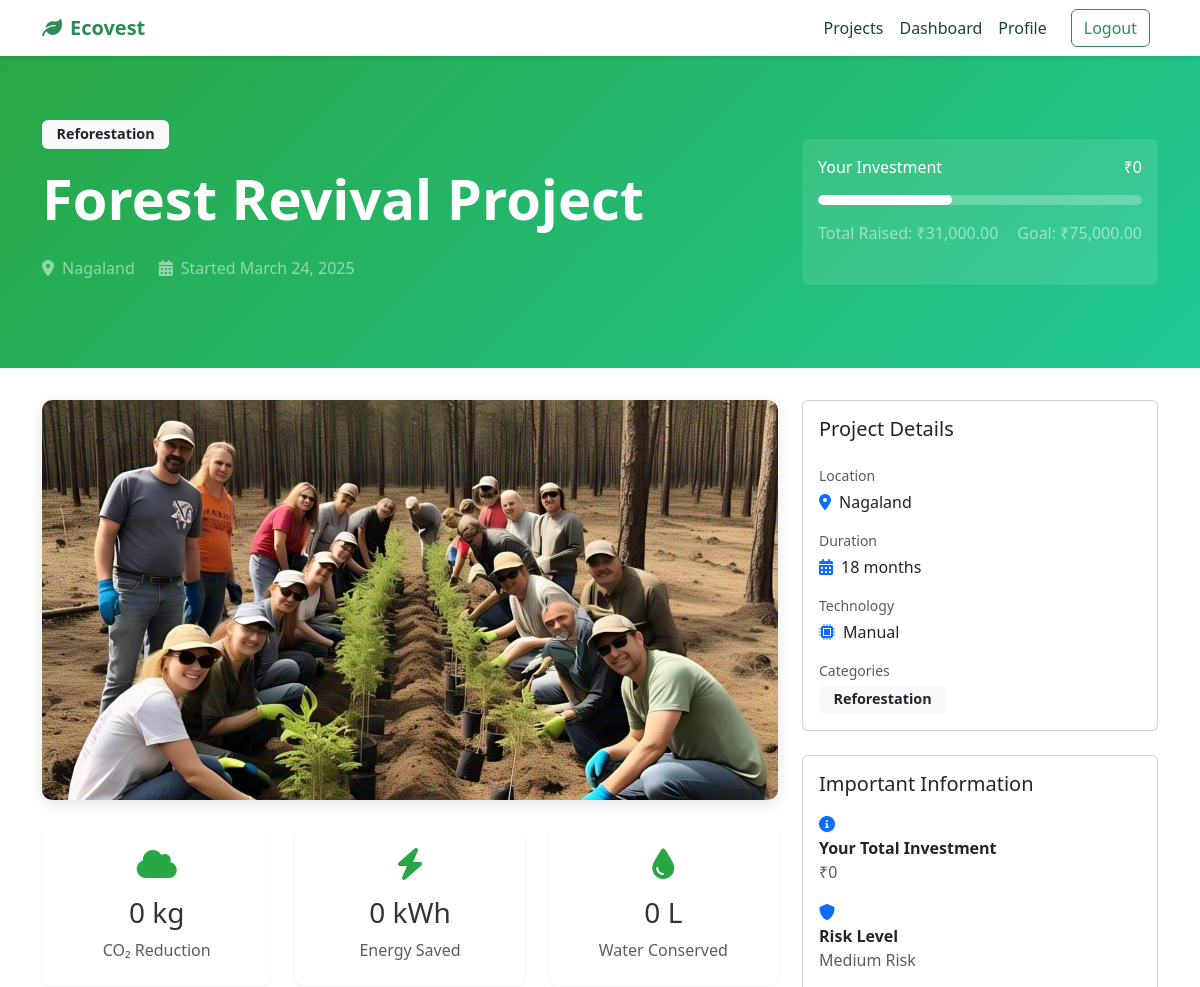
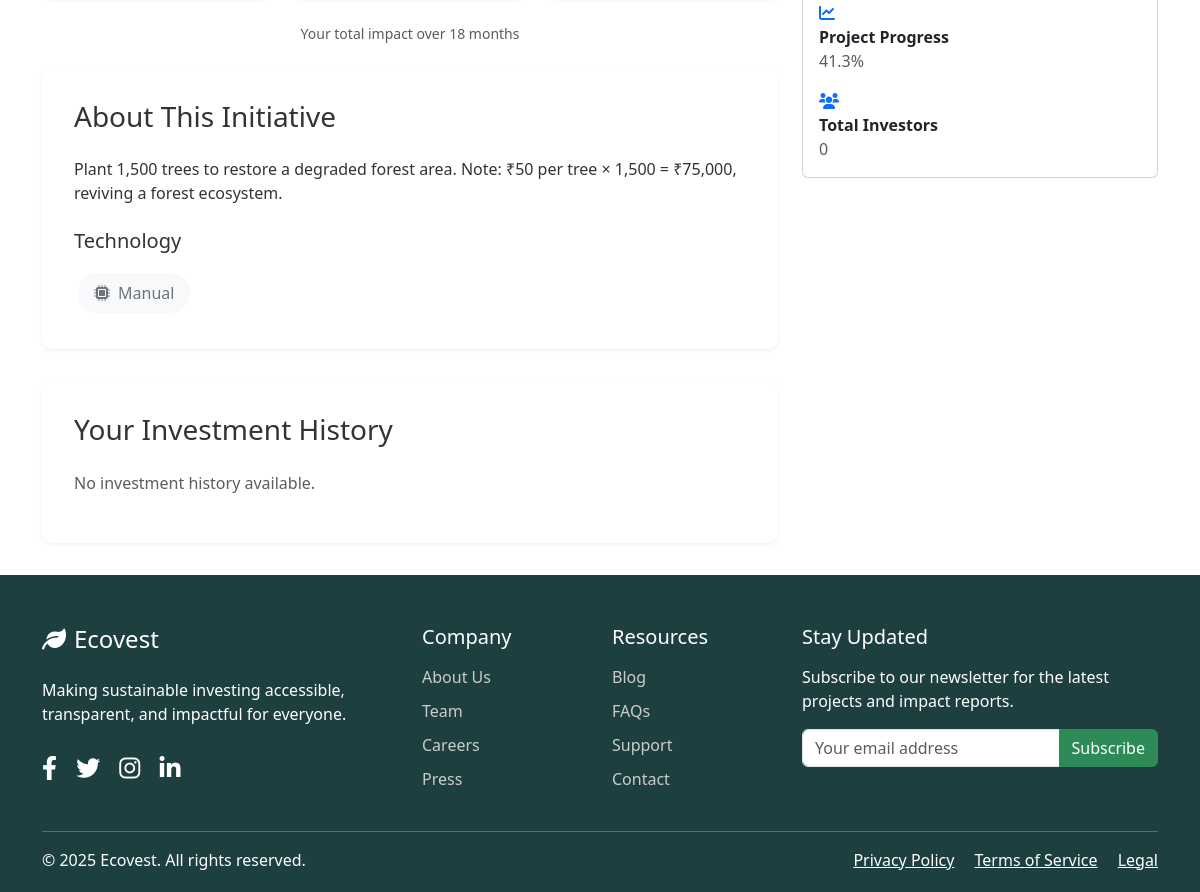
The app's page /users/initiative/37/ (signed in) with its own data (2 pictures, top to bottom).
### initiatives/models.py (models this page shows, shortened)
class Category(models.Model):
    name = models.CharField(max_length=100, unique=True, choices=[
        ('Renewable Energy', 'Renewable Energy'),
        ('Recycling', 'Recycling'),
        ('Emission Control', 'Emission Control'),
        ('Water Conservation', 'Water Conservation'),
        ('Reforestation', 'Reforestation'),
        ('Sustainable Agriculture', 'Sustainable Agriculture'),
        ('Clean Transportation', 'Clean Transportation'),
        ('Waste Management', 'Waste Management'),
        ('Green Technology', 'Green Technology'),
        ('Ocean Conservation', 'Ocean Conservation'),
    ])
    description = models.TextField(blank=True)

class Initiative(models.Model):
    STATUS_CHOICES = [
        ('draft', 'Draft'),
        ('active', 'Active'),
        ('funded', 'Funded'),
        ('completed', 'Completed'),
        ('cancelled', 'Cancelled')
    ]
    LOCATION_CHOICES = [
        ('Andhra Pradesh', 'Andhra Pradesh'),
        ('Arunachal Pradesh', 'Arunachal Pradesh'),
        ('Assam', 'Assam'),
        ('Bihar', 'Bihar'),
        ('Chhattisgarh', 'Chhattisgarh'),
        ('Goa', 'Goa'),
        ('Gujarat', 'Gujarat'),
        ('Haryana', 'Haryana'),
        ('Himachal Pradesh', 'Himachal Pradesh'),
        ('Jharkhand', 'Jharkhand'),
        ('Karnataka', 'Karnataka'),
        ('Kerala', 'Kerala'),
        ('Madhya Pradesh', 'Madhya Pradesh'),
        ('Maharashtra', 'Maharashtra'),
        ('Manipur', 'Manipur'),
        ('Meghalaya', 'Meghalaya'),
        ('Mizoram', 'Mizoram'),
        ('Nagaland', 'Nagaland'),
        ('Odisha', 'Odisha'),
        ('Punjab', 'Punjab'),
        ('Rajasthan', 'Rajasthan'),
        ('Sikkim', 'Sikkim'),
        ('Tamil Nadu', 'Tamil Nadu'),
        ('Telangana', 'Telangana'),
        ('Tripura', 'Tripura'),
        ('Uttar Pradesh', 'Uttar Pradesh'),
        ('Uttarakhand', 'Uttarakhand'),
        ('West Bengal', 'West Bengal')
    ]
    TECHNOLOGY_CHOICES = [
        ('Solar', 'Solar'),
        ('Wind', 'Wind'),
        ('Hydro', 'Hydro'),
        ('Organic', 'Organic'),
        ('Mechanical', 'Mechanical'),
        ('Chemical', 'Chemical'),
        ('Biofuel', 'Biofuel'),
        ('EV', 'EV'),
        ('Manual', 'Manual'),
        ('AI', 'AI')
    ]
    RISK_CHOICES = [
        ('low', 'Low Risk'),
        ('medium', 'Medium Risk'),
        ('high', 'High Risk')
    ]
    title = models.CharField(max_length=200)
    description = models.TextField()
    categories = models.ManyToManyField(Category, related_name='initiatives')
    image = models.ImageField(upload_to='initiatives/', null=True, blank=True)
    status = models.CharField(max_length=20, choices=STATUS_CHOICES, default='draft')
    location = models.CharField(max_length=100, choices=LOCATION_CHOICES, default='Karnataka')
    technology_type = models.CharField(max_length=20, choices=TECHNOLOGY_CHOICES, default='Manual')
    goal_amount = models.DecimalField(max_digits=12, decimal_places=2)
    current_amount = models.DecimalField(max_digits=12, decimal_places=2, default=0)
    created_at = models.DateTimeField(auto_now_add=True)
    updated_at = models.DateTimeField(auto_now=True)
    risk_level = models.CharField(max_length=20, choices=RISK_CHOICES, default='medium')
    duration_months = models.IntegerField(default=12)
    min_investment = models.DecimalField(max_digits=10, decimal_places=2, default=1000)
    max_investment = models.DecimalField(max_digits=12, decimal_places=2, null=True, blank=True)
    roi_estimate = models.DecimalField(max_digits=5, decimal_places=2, default=0)
    carbon_reduction_per_investment = models.FloatField(default=0)
    energy_savings_per_investment = models.FloatField(default=0)
    water_savings_per_investment = models.FloatField(default=0)
    carbon_impact = models.FloatField(default=0)  # CO2 reduction in kg
    energy_impact = models.FloatField(default=0)  # Energy saved in kWh
    water_impact = models.FloatField(default=0)   # Water saved in liters
    project_scale = models.IntegerField(
        choices=[
            (1, 'Small'),
            (2, 'Medium'),
            (3, 'Large'),
            (4, 'Very Large'),
            (5, 'Enterprise')
        ],
        default=3
    )
    def calculate_risk_score(self):
        analyzer = PortfolioAnalyzer()
        return analyzer.calculate_risk_score(self)
    def get_risk_label(self):
        analyzer = PortfolioAnalyzer()
        return analyzer.get_risk_label(self.calculate_risk_score())
    def get_progress_percentage(self):
        if self.goal_amount == 0:
            return 0
        return (self.current_amount / self.goal_amount) * 100
    class Meta:
        ordering = ['-created_at']

### users/views.py (the view)
# urls.py: path('initiative/<int:pk>/', views.user_initiative_detail, name='user_initiative_detail'),
@login_required
def user_initiative_detail(request, pk):
    initiative = get_object_or_404(Initiative, pk=pk)
    user_investments = request.user.investments.filter(initiative=initiative)
    totals = user_investments.aggregate(
        total_invested=Coalesce(Sum('amount'), 0, output_field=DecimalField()),
        carbon=Coalesce(Sum('carbon_impact'), 0, output_field=models.FloatField()),
        energy=Coalesce(Sum('energy_impact'), 0, output_field=models.FloatField()),
        water=Coalesce(Sum('water_impact'), 0, output_field=models.FloatField())
    )
    total_invested = totals['total_invested']
    impact_metrics = {
        'carbon': round(totals['carbon']),
        'energy': round(totals['energy']),
        'water': round(totals['water'])
    }
    investment_history = user_investments.order_by('-created_at')
    context = {
        'initiative': initiative,
        'total_invested': total_invested,
        'impact_metrics': impact_metrics,
        'investment_history': investment_history,
        'total_investors': initiative.investments.values('user').distinct().count(),
    }
    return render(request, 'users/user_initiative_detail.html', context)

### users/templates/users/user_initiative_detail.html (shortened to what this page needs)
{% extends 'core/base.html' %}
{% load static %}
{% load humanize %}
{% block content %}
<section class="hero">
    <div class="container">
        <div class="row align-items-center">
            <div class="col-lg-8">
                <div class="mb-3">
                    {% for category in initiative.categories.all %}
                        <span class="badge bg-light text-dark me-2">{{ category.name }}</span>
                    {% endfor %}
                </div>
                <h1 class="display-4 fw-bold mb-4">{{ initiative.title }}</h1>
                <div class="d-flex align-items-center text-white-50 mb-4">
                    <i class="fas fa-map-marker-alt me-2"></i>
                    <span class="me-4">{{ initiative.location }}</span>
                    <i class="fas fa-calendar-alt me-2"></i>
                    <span>Started {{ initiative.created_at|date:"F d, Y" }}</span>
                </div>
            </div>
            <div class="col-lg-4">
                <div class="card bg-white bg-opacity-10 border-0">
                    <div class="card-body">
                        <div class="d-flex justify-content-between align-items-center mb-3">
                            <span class="text-white">Your Investment</span>
                            <span class="text-white">₹{{ total_invested|intcomma }}</span>
                        </div>
                        <div class="progress bg-white bg-opacity-25 mb-3">
                            <div class="progress-bar bg-white" role="progressbar"
                                 style="width: {{ initiative.get_progress_percentage }}%"></div>
                        </div>
                        <div class="d-flex justify-content-between text-white-50 mb-4">
                            <span>Total Raised: ₹{{ initiative.current_amount|intcomma }}</span>
                            <span>Goal: ₹{{ initiative.goal_amount|intcomma }}</span>
                        </div>
                    </div>
                </div>
            </div>
        </div>
    </div>
</section>
<div class="container">
    <div class="row">
        <div class="col-lg-8">
            {% if initiative.image %}
                <img src="{{ initiative.image.url }}" class="initiative-image mb-4" alt="{{ initiative.title }}">
            {% else %}
                <img src="https://source.unsplash.com/random/800x400/?{{ initiative.categories.first.name|lower }}"
                     class="initiative-image mb-4" alt="{{ initiative.title }}">
            {% endif %}
            <div class="row g-4 mb-4">
                <div class="col-md-4">
                    <div class="impact-card text-center">
                        <i class="fas fa-cloud impact-icon"></i>
                        <h3 class="mb-2">{{ impact_metrics.carbon|floatformat:0|intcomma }} kg</h3>
                        <p class="text-muted mb-0">CO₂ Reduction</p>
                    </div>
                </div>
                <div class="col-md-4">
                    <div class="impact-card text-center">
                        <i class="fas fa-bolt impact-icon"></i>
                        <h3 class="mb-2">{{ impact_metrics.energy|floatformat:0|intcomma }} kWh</h3>
                        <p class="text-muted mb-0">Energy Saved</p>
                    </div>
                </div>
                <div class="col-md-4">
                    <div class="impact-card text-center">
                        <i class="fas fa-tint impact-icon"></i>
                        <h3 class="mb-2">{{ impact_metrics.water|floatformat:0|intcomma }} L</h3>
                        <p class="text-muted mb-0">Water Conserved</p>
                    </div>
                </div>
            </div>
            <div class="text-muted small text-center mb-4">
                Your total impact over {{ initiative.duration_months }} months
            </div>
            <div class="detail-section">
                <h3 class="mb-4">About This Initiative</h3>
                {{ initiative.description|linebreaks }}
                <div class="mt-4">
                    <h5 class="mb-3">Technology</h5>
                    <div class="tech-badge">
                        <i class="fas fa-microchip"></i>
                        {{ initiative.technology_type }}
                    </div>
                </div>
            </div>
            <div class="detail-section">
                <h3 class="mb-4">Your Investment History</h3>
                <div class="investment-history">
                    {% for investment in investment_history %}
                    <div class="investment-item">
                        <div class="d-flex justify-content-between align-items-center">
                            <div>
                                <h5 class="mb-1">₹{{ investment.amount|intcomma }}</h5>
                                <small class="text-muted">{{ investment.created_at|date:"F d, Y" }}</small>
                            </div>
                            <div class="text-end">
                                <div class="text-success">+{{ investment.amount|intcomma }}</div>
                                <small class="text-muted">Investment</small>
                            </div>
                        </div>
                    </div>
                    {% empty %}
                    <p class="text-muted">No investment history available.</p>
                    {% endfor %}
                </div>
            </div>
        </div>
        <div class="col-lg-4">
            <div class="card mb-4">
                <div class="card-body">
                    <h5 class="card-title mb-4">Project Details</h5>
                    <div class="mb-3">
                        <small class="text-muted d-block mb-1">Location</small>
                        <div class="d-flex align-items-center">
                            <i class="fas fa-map-marker-alt text-primary me-2"></i>
                            {{ initiative.location }}
                        </div>
                    </div>
                    <div class="mb-3">
                        <small class="text-muted d-block mb-1">Duration</small>
                        <div class="d-flex align-items-center">
                            <i class="fas fa-calendar-alt text-primary me-2"></i>
                            {{ initiative.duration_months }} months
                        </div>
                    </div>
                    <div class="mb-3">
                        <small class="text-muted d-block mb-1">Technology</small>
                        <div class="d-flex align-items-center">
                            <i class="fas fa-microchip text-primary me-2"></i>
                            {{ initiative.technology_type }}
                        </div>
                    </div>
                    <div>
                        <small class="text-muted d-block mb-1">Categories</small>
                        {% for category in initiative.categories.all %}
                            <span class="badge bg-light text-dark me-2">{{ category.name }}</span>
                        {% endfor %}
                    </div>
                </div>
            </div>
            <div class="card mb-4">
                <div class="card-body">
                    <h5 class="card-title mb-3">Important Information</h5>
                    <ul class="list-unstyled mb-0">
                        <li class="mb-3">
                            <i class="fas fa-info-circle text-primary me-2"></i>
                            <div>
                                <strong>Your Total Investment</strong>
                                <div class="text-muted">₹{{ total_invested|intcomma }}</div>
                            </div>
                        </li>
                        <li class="mb-3">
                            <i class="fas fa-shield-alt text-primary me-2"></i>
                            <div>
                                <strong>Risk Level</strong>
                                <div class="text-muted">{{ initiative.get_risk_label }}</div>
                            </div>
                        </li>
                        <li class="mb-3">
                            <i class="fas fa-chart-line text-primary me-2"></i>
                            <div>
                                <strong>Project Progress</strong>
                                <div class="text-muted">{{ initiative.get_progress_percentage|floatformat:1 }}%</div>
                            </div>
                        </li>
                        <li>
                            <i class="fas fa-users text-primary me-2"></i>
                            <div>
                                <strong>Total Investors</strong>
                                <div class="text-muted">{{ total_investors|intcomma }}</div>
                            </div>
                        </li>
                    </ul>
                </div>
            </div>
        </div>
    </div>
</div>
{% endblock %}

### records on screen
Category: name "Reforestation"
Initiative: title "Forest Revival Project", location "Nagaland", created_at "March 24, 2025", current_amount "31,000.00", goal_amount "75,000.00", image (picture), duration_months "18", description "Plant 1,500 trees to restore a degraded forest area. Note: ₹50 per tree × 1,500 = ₹75,000, reviving a forest ecosystem.", technology_type "Manual", get_risk_label "Medium Risk", get_progress_percentage "41.3"

### other values on screen
{{ total_invested|intcomma }} "0"
{{ impact_metrics.carbon|floatformat:0|intcomma }} "0"
{{ impact_metrics.energy|floatformat:0|intcomma }} "0"
{{ impact_metrics.water|floatformat:0|intcomma }} "0"
{{ total_investors|intcomma }} "0"
